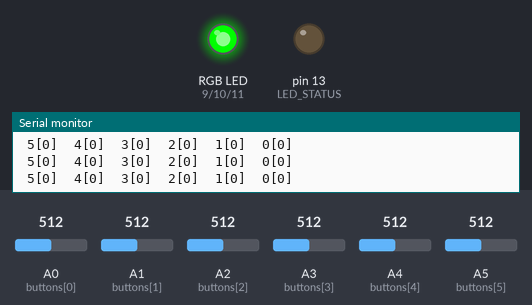
Simulated run of this sketch. Board: Arduino Uno, built with avr-gcc and run on an emulated ATmega328P. On the bench: an RGB LED mixed from three pins (HIGH = lit), output pins drawn as LEDs (lit = HIGH), the last lines printed to the serial monitor. Dashed ring = blinking. The inputs (shaded band) are chosen by the test bench; at power-on: A0 (buttons[0]) = 512, A1 (buttons[1]) = 512, A2 (buttons[2]) = 512, A3 (buttons[3]) = 512, A4 (buttons[4]) = 512, A5 (buttons[5]) = 512. Random numbers use the default seed unless the sketch sets one.

Above: at 4.4 s.
4.5 s: A0 (buttons[0]) set to 606
At 5.5 s:
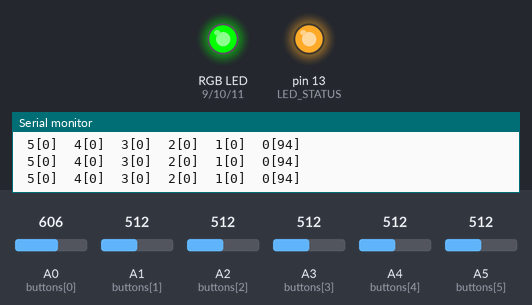
6.5 s: A0 (buttons[0]) set to 624
At 6.9 s:
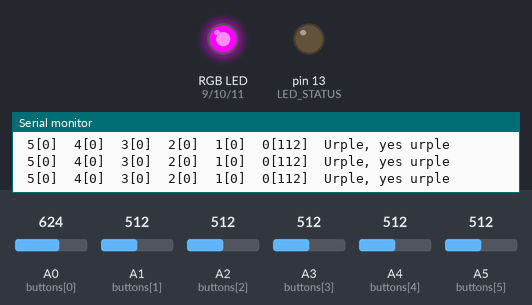
At 9.8 s:
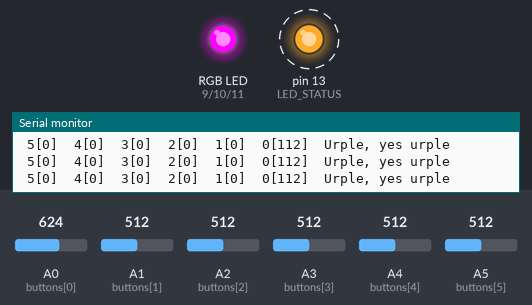
Timing chart, 0 to 15.5 s (numbered marks = the images above; inputs shaded):
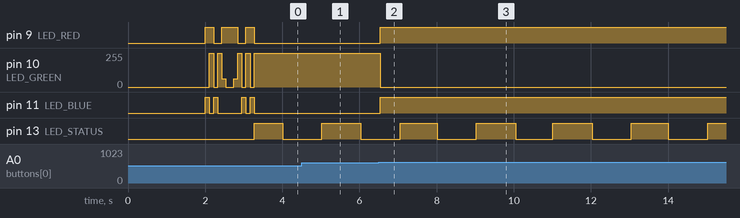

The sketch:

WOW_Plinko.ino
```cpp
/*
  Plinko exhibit for Kid's WOW museum
  Nathan Seidle
  SparkFun Electronics
  September, 20th, 2016

  Exhibit and code originally created by David Farquharson

  A ball is dropped into a clear box. It hits a series of horizontal bars and falls down through one
  of six rings (red, green, orange, so on). The ball triggers a photo gate which causes the color of
  the box to change to the color of the ring the ball fell through.

  To troubleshoot:
  The IR receivers are transistors. You can back drive them to test if
  there are connection problems with a simple write HIGH/LOW routine.

  The photo gate is created by running 850nm IR LEDs at 5V all the time, then checking the
  analog pins (A0 to A5) to see if analog voltage has changed beyond a certain amount.
*/

#include <avr/wdt.h> //We need watch dog for this program
#include <SimpleTimer.h> //https://github.com/jfturcot/SimpleTimer

//Digital pins connected to Red/Green/Blue channels of LED strips via BC337 transistors
#define LED_RED 9
#define LED_GREEN 10
#define LED_BLUE 11

#define LED_STATUS 13

// here is where we define the buttons that we'll use. button "1" is the first, button "6" is the 6th, etc
byte buttons[] = {A0, A1, A2, A3, A4, A5};

// This handy macro lets us determine how big the array up above is, by checking the size
#define NUMBUTTONS sizeof(buttons)

//We take an average reading at start up
//If we vary from these readings more than 30 then channel is blocked
int unblockedValue[NUMBUTTONS];
int currentValue[NUMBUTTONS]; //Storage of most recent analog readings

//The orange channel only breaks with a delta of ~15. All other channels
//break over 300. So we need different values for each channel
//Delta must be bigger than these values to consitute a beam break
                              //Pur, Yel, Blu, Grn, Org, Red
int triggerValue[NUMBUTTONS] = {100, 100, 100, 100, 15, 100};

//If user has not dropped a ball in plinko after 30 seconds, make it blink
unsigned long ThisSecond = 0;
unsigned long secondsSinceInteraction = 0;
int secondsUntilScreenSaverMode = 60; //30 seconds

void setup()
{
  wdt_reset(); //Pet the dog
  wdt_disable(); //We don't want the watchdog during init

  //There seems to be a power settling issue after the mechanical
  //timer powered down the exhibit every night. This gives the power
  //system time to settle.
  delay(2000);

  Serial.begin(115200);

  Serial.print("Number of buttons: ");
  Serial.println(NUMBUTTONS, DEC);

  //Setup output pins
  pinMode(LED_RED, OUTPUT);
  pinMode(LED_GREEN, OUTPUT);
  pinMode(LED_BLUE, OUTPUT);

  pinMode(LED_STATUS, OUTPUT); //Set status LED as output

  pinMode(A1, INPUT);
  randomSeed(A1); //Seed for random numbers

  //Blink test
  //Drive the analog pins high/low to verify cable and connections
  /*for(int x = 0 ; x < NUMBUTTONS ; x++)
    pinMode(buttons[x], OUTPUT);

    while(1)
    {
    for(int x = 0 ; x < NUMBUTTONS ; x++)
      digitalWrite(buttons[x], HIGH);
    delay(1000);

    for(int x = 0 ; x < NUMBUTTONS ; x++)
      digitalWrite(buttons[x], LOW);
    delay(1000);

    Serial.println("Blink test");
    }*/


  // Make pins inputs and take average readings for each channel
  for (int i = 0; i < NUMBUTTONS; i++)
  {
    pinMode(buttons[i], INPUT);
    unblockedValue[i] = averageAnalogRead(buttons[i]);
  }

  //Do a bit of screen saver so we know the device is still running
  playWithMe();

  wdt_enable(WDTO_250MS); //Unleash the beast
}

void loop()
{
  wdt_reset(); //Pet the dog

  //Test and print the current readings for debugging
  //Print in reverse to match the physical layout - makes it easier to test
  for (int x = NUMBUTTONS - 1 ; x > -1 ; x--)
  {
    currentValue[x] = averageAnalogRead(buttons[x]);

    int currentDelta = abs(unblockedValue[x] - currentValue[x]);

    Serial.print(" ");
    Serial.print(x);
    Serial.print("[");
    //Serial.print(currentValue[x]);
    Serial.print(currentDelta);
    Serial.print("] ");
  }

  //Test each of the channels to see if they are being blocked
  for (int x = 0 ; x < NUMBUTTONS ; x++)
  {
    //delta is the difference between the average unblocked value and the current value
    int currentDelta = abs(unblockedValue[x] - currentValue[x]);

    //If the delta is greater than this beam's trigger value then it's blocked
    if (currentDelta > triggerValue[x])
    {
      turnOnColor(x); //This channel is being blocked! Light it up!

      secondsSinceInteraction = 0; //Reset the time since last interaction

      break;
    }
  }

  Serial.println();

  //If the exhibit is not interacted with, start blinking the lights
  if (secondsSinceInteraction > secondsUntilScreenSaverMode) {
    secondsSinceInteraction = 0; //Reset the time since last interaction
    playWithMe(); //!!! Watchdog pet
  }

  //Blink the status LED every second
  if ( (millis() / 1000) != ThisSecond) {
    ThisSecond = millis() / 1000; //millis() will roll over every 50 days, but it should roll correctly
    if (digitalRead(LED_STATUS) == 0)
      digitalWrite(LED_STATUS, HIGH);
    else
      digitalWrite(LED_STATUS, LOW);
    secondsSinceInteraction++;
  }

  delay(50);
}

//This function is called if Plinko is not interacted with after a set amount of time
//Play with me!!!
void playWithMe(void)
{
  Serial.println("Screen Saver");

  //Make the lights go up/down in a row
  for (byte x = 0 ; x < 6 ; x++)
  {
    turnOnColor(x); //Light it up!

    //See if anyone has dropped a ball, if so, return
    //Test each of the channels to see if they are being blocked
    for (int x = 0 ; x < NUMBUTTONS ; x++)
    {
      currentValue[x] = averageAnalogRead(buttons[x]);

      //delta is the difference between the average unblocked value and the current value
      int currentDelta = abs(unblockedValue[x] - currentValue[x]);

      if (currentDelta > 20) //If the delta is greater than 20 then it's blocked
      {
        turnOnColor(x); //This channel is being blocked! Light it up!

        secondsSinceInteraction = 0; //Reset the time since last interaction

        return;
      }
    }

    delay(100);

    wdt_reset(); //Pet the dog
  }

  //Back down
  for (int x = 5 ; x > -1 ; x--)
  {
    turnOnColor(x); //Light it up!

    //See if anyone has dropped a ball, if so, return
    //Test each of the channels to see if they are being blocked
    for (int x = 0 ; x < NUMBUTTONS ; x++)
    {
      currentValue[x] = averageAnalogRead(buttons[x]);

      //delta is the difference between the average unblocked value and the current value
      int currentDelta = abs(unblockedValue[x] - currentValue[x]);

      if (currentDelta > 20) //If the delta is greater than 20 then it's blocked
      {
        turnOnColor(x); //This channel is being blocked! Light it up!

        secondsSinceInteraction = 0; //Reset the time since last interaction

        return;
      }
    }

    //if(Serial.available()) return; //This indicates someone is playing with us!

    delay(100);

    wdt_reset(); //Pet the dog
  }

  turnOnColor(random(0, 6)); //Pick a random channel to leave on
}


//Takes an average of readings on a given pin
//Returns the average
int averageAnalogRead(byte pinToRead)
{
  byte numberOfReadings = 8;
  unsigned int runningValue = 0;

  for (int x = 0 ; x < numberOfReadings ; x++)
    runningValue += analogRead(pinToRead);
  runningValue /= numberOfReadings;

  return (runningValue);
}
```

SetColor.ino
```cpp
/*
  These are called to set the PWM on the R/G/B pins

  RGB strip is connected to three transistors BC337 connected to 5V
*/

void turnOnColor(int colorNumber)
{
  switch(colorNumber)
  {
    case 0: purple(); break;
    case 1: yellow(); break;
    case 2: blue(); break;
    case 3: green(); break;
    case 4: orange(); break;
    case 5: red(); break;
    default: break;
  }
}

static void red()
{
  analogWrite(LED_RED, 255);
  analogWrite(LED_GREEN, 0);
  analogWrite(LED_BLUE, 0);
  Serial.print(" Red");
}

static void orange()
{
  analogWrite(LED_RED, 255);
  analogWrite(LED_GREEN, 63);
  analogWrite(LED_BLUE, 0);
  Serial.print(" Orange");
}

static void green()
{
  analogWrite(LED_RED, 0);
  analogWrite(LED_GREEN, 255);
  analogWrite(LED_BLUE, 0);
  Serial.print(" Green");
}

static void blue() {
  analogWrite(LED_RED, 0);
  analogWrite(LED_GREEN, 0);
  analogWrite(LED_BLUE, 255);
  Serial.print(" Blue");
}

static void yellow()
{
  analogWrite(LED_RED, 255);
  analogWrite(LED_GREEN, 255);
  analogWrite(LED_BLUE, 0);
  Serial.print(" Yellow");
}

static void purple()
{
  analogWrite(LED_RED, 255);
  analogWrite(LED_GREEN, 0);
  analogWrite(LED_BLUE, 255);
  Serial.print(" Urple, yes urple");
}
```

Measured:
- the behaviour switches between 612 and 613 on A0 (buttons[0]) (found by bisection; images 1 and 2)
- after the input at 6.5 s, pin 9 (LED_RED), pin 11 (LED_BLUE): LOW → HIGH at once; pin 10 (LED_GREEN): 255/255 → 0/255 at once
- by itself, pin 13 (LED_STATUS): alternates HIGH for 0.99 s and LOW for 1.0 s
